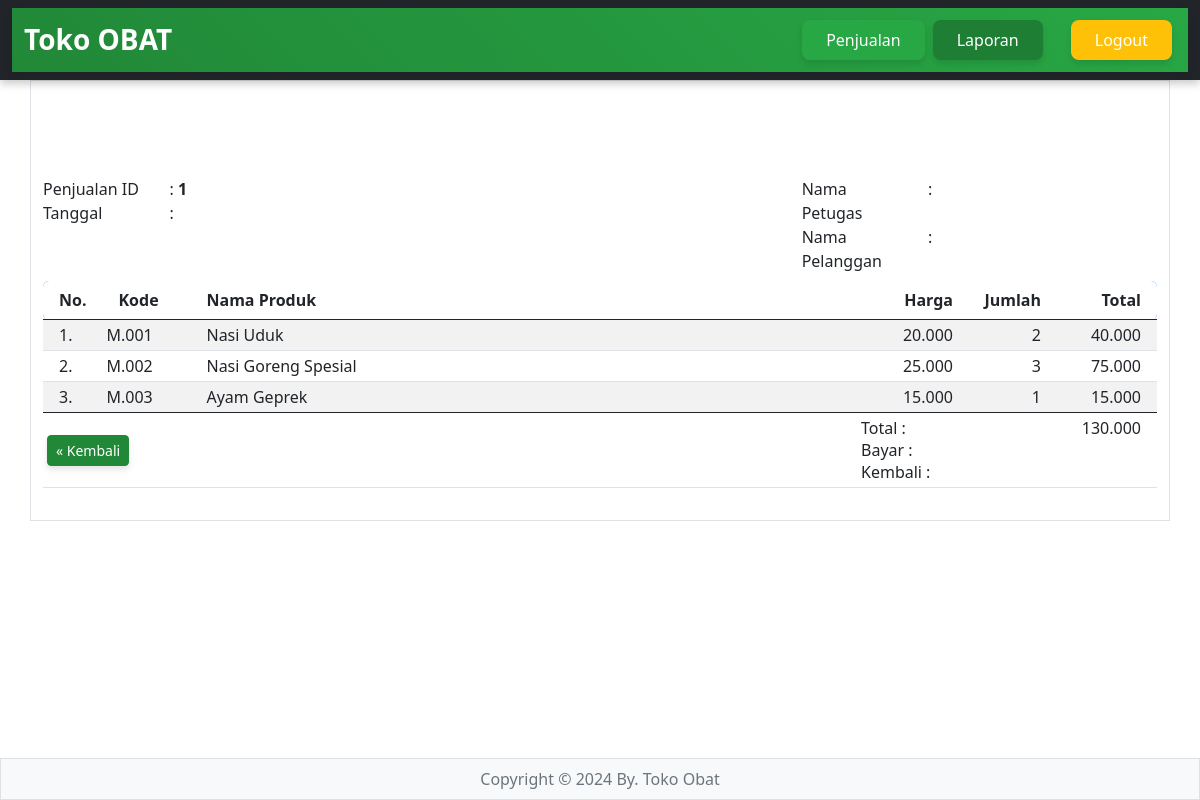
The app's page /penjualan/detail_penjualan.php?penid=1 with its own data.
### tables this page shows
CREATE TABLE `detail_penjualan` (
  `detail_id` int(11) NOT NULL,
  `kode_produk` varchar(15) DEFAULT NULL,
  `nama_produk` varchar(50) DEFAULT NULL,
  `harga` int(11) DEFAULT NULL,
  `jumlah` int(11) DEFAULT NULL,
  `penjualan_id` int(11) DEFAULT NULL
);

### penjualan/detail_penjualan.php (the view, shortened to what this page needs)
<?php
if(isset($_GET['penid'])){
	$penid=$_GET['penid'];
	$npet=$_GET['npet'];
	$npel=$_GET['npel'];
	$tgl=$_GET['tgl'];
	$byr=$_GET['byr'];
	$kbl=$_GET['kbl'];
	$halaman=$_GET['halaman'];
?>
<html>
<!DOCTYPE html>
<html lang="en">
<head>
    <link rel="stylesheet" href="../bootstrap/css/bootstrap.min.css" />
</head>
<body>
<?php include "../header.php" ?>
<main class="container border py-3">
<br><br><br>
<div class="row py-2">
	<div class="col-4">
		<div class="row">
			<div class="col-4">Penjualan ID</div>
			<div class="col-8">: <b><?= $penid ?></b></div>
		</div>
		<div class="row">
			<div class="col-4">Tanggal</div>
			<div class="col-8">: <b><?= $tgl ?></b></div>
		</div>
	</div>
	<div class="col-4"></div>
	<div class="col-4">
		<div class="row">
			<div class="col-4">Nama Petugas</div>
			<div class="col-8">: <b><?= $npet ?></b></div>
		</div>
		<div class="row">
			<div class="col-4">Nama Pelanggan</div>
			<div class="col-8">: <b><?= $npel ?></b></div>
		</div>
	</div>
</div>
<table class="table table-hover table-striped table-sm">
	<thead class="bg-primary text-white">
		<tr>
			<th class="py-2 px-3 rounded-start" width="55px">No.</th>
			<th class="py-2 px-3" width="100px">Kode</th>
			<th class="py-2">Nama Produk</th>
			<th class="py-2 text-end" width="100px">Harga</th>
			<th class="py-2 px-3 text-end" width="100px" >Jumlah</th>
			<th class="py-2 px-3 text-end rounded-end" width="100px" >Total</th>
		</tr>
	</thead>
	<tbody>
		<?php
		include "../config.php";
		$penid=$_GET['penid'];
		$sql="select * from detail_penjualan where penjualan_id='$penid'";
		$result=mysqli_query($koneksi,$sql);
		$no= 1;
		$jmltot=0;
		while($data=mysqli_fetch_array($result)){
			$hp=number_format($data['harga'],0,",",".");
			$jp=number_format($data['jumlah'],0,",",".");
			$total=$data['harga']*$data['jumlah'];
			$tot=number_format($total,0,",",".");
		?>
		<tr>
				<td class="px-3"><?= $no ?>.</td>
				<td><?= $data['kode_produk'] ?></td>
				<td><?= $data['nama_produk'] ?></td>
				<td align="right"><?= $hp ?></td>
				<td align="right" class="px-3"><?= $jp ?></td>
				<td align="right" class="px-3"><?= $tot ?></td>
		</tr>
		<?php
		$no++;
		$jmltot=$jmltot+$total;
		$jmltotal=number_format($jmltot,0,",",".");
		}
		?>
	</tbody>
	<tfoot>
		<tr>
			<td colspan="3" class="text-start py-1">
				<a class="btn btn-secondary btn-sm" href="index.php?halaman=<?= $halaman ?>">&laquo; Kembali</a>
			</td>
			<td class="text-start py-1">
				Total :<br>
				Bayar :<br>
				Kembali :
			</td>
			<td colspan="2" class="text-end px-3">
				<?= $jmltotal ?><br>
				<?= $byr ?><br>
				<?= $kbl ?><br>
			</td>
		</tr>
	</tfoot>
</table>
</main>
<?php include "../footer.php" ?>
</body>
</html>
<?php } ?>

### header.php (style rules this page uses)
.btn-secondary { background-color: #218838; border-color: #218838; box-shadow: 0 4px 6px rgba(0, 0, 0, 0.1); transition: all 0.3s ease; }
body { padding-top: 80px; }

### records on screen
detail_penjualan: kode_produk "M.001", nama_produk "Nasi Uduk", harga "20.000", jumlah "2", tot "40.000"
detail_penjualan: kode_produk "M.002", nama_produk "Nasi Goreng Spesial", harga "25.000", jumlah "3", tot "75.000"
detail_penjualan: kode_produk "M.003", nama_produk "Ayam Geprek", harga "15.000", jumlah "1", tot "15.000"

### other values on screen
$penid "1"
$jmltotal "130.000"
